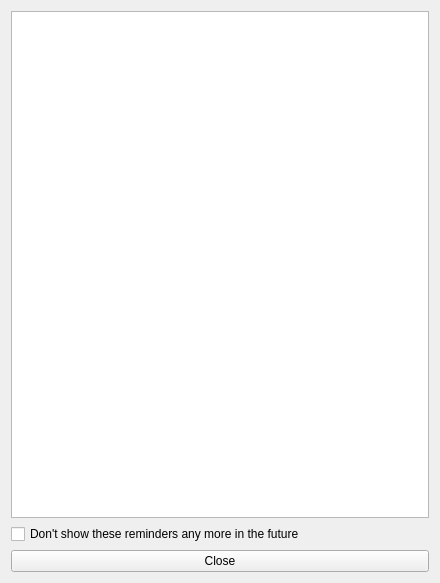
<?xml version="1.0" encoding="UTF-8"?>
<ui version="4.0">
 <class>Reminder</class>
 <widget class="QWidget" name="Reminder">
  <property name="geometry">
   <rect>
    <x>0</x>
    <y>0</y>
    <width>440</width>
    <height>583</height>
   </rect>
  </property>
  <property name="sizePolicy">
   <sizepolicy hsizetype="Preferred" vsizetype="Preferred">
    <horstretch>0</horstretch>
    <verstretch>0</verstretch>
   </sizepolicy>
  </property>
  <property name="minimumSize">
   <size>
    <width>440</width>
    <height>0</height>
   </size>
  </property>
  <property name="maximumSize">
   <size>
    <width>440</width>
    <height>16777215</height>
   </size>
  </property>
  <property name="windowTitle">
   <string>Tasks due within 2 hours</string>
  </property>
  <property name="windowIcon">
   <iconset resource="resources.qrc">
    <normaloff>:/icons/res/app.svg</normaloff>:/icons/res/app.svg</iconset>
  </property>
  <layout class="QGridLayout" name="gridLayout">
   <item row="0" column="0">
    <widget class="QTableView" name="tableView">
     <property name="styleSheet">
      <string notr="true">/*QTableView
{
	background-color: qlineargradient(spread:pad, x1:0.51, y1:0, x2:0.523333, y2:1, stop:0 rgba(203, 217, 247, 255), stop:1 rgba(255, 255, 255, 255));
	
	alternate-background-color: rgb(180, 189, 226);
	color: rgb(0, 0, 0);
}

QHeaderView::section
{
     background-color: qlineargradient(x1:0, y1:0, x2:0, y2:1,
                                       stop:0 rgb(59, 63, 84), stop: 0.5 #505050,
                                       stop: 0.6 #434343, stop:1 #656565);
     color: white;
     padding-right: 4px;
     padding-bottom: 4px;
     border: 1px solid #6c6c6c;
 }*/</string>
     </property>
     <property name="editTriggers">
      <set>QAbstractItemView::NoEditTriggers</set>
     </property>
     <property name="alternatingRowColors">
      <bool>true</bool>
     </property>
     <property name="selectionMode">
      <enum>QAbstractItemView::NoSelection</enum>
     </property>
     <property name="showGrid">
      <bool>false</bool>
     </property>
     <property name="gridStyle">
      <enum>Qt::SolidLine</enum>
     </property>
     <attribute name="horizontalHeaderStretchLastSection">
      <bool>true</bool>
     </attribute>
     <attribute name="verticalHeaderVisible">
      <bool>false</bool>
     </attribute>
    </widget>
   </item>
   <item row="2" column="0">
    <widget class="QPushButton" name="pushButton">
     <property name="text">
      <string>Close</string>
     </property>
    </widget>
   </item>
   <item row="1" column="0">
    <widget class="QCheckBox" name="checkBox_noMoreReminders">
     <property name="text">
      <string>Don't show these reminders any more in the future</string>
     </property>
    </widget>
   </item>
  </layout>
 </widget>
 <resources>
  <include location="resources.qrc"/>
 </resources>
 <connections>
  <connection>
   <sender>pushButton</sender>
   <signal>clicked()</signal>
   <receiver>Reminder</receiver>
   <slot>close()</slot>
   <hints>
    <hint type="sourcelabel">
     <x>187</x>
     <y>560</y>
    </hint>
    <hint type="destinationlabel">
     <x>137</x>
     <y>579</y>
    </hint>
   </hints>
  </connection>
 </connections>
</ui>
